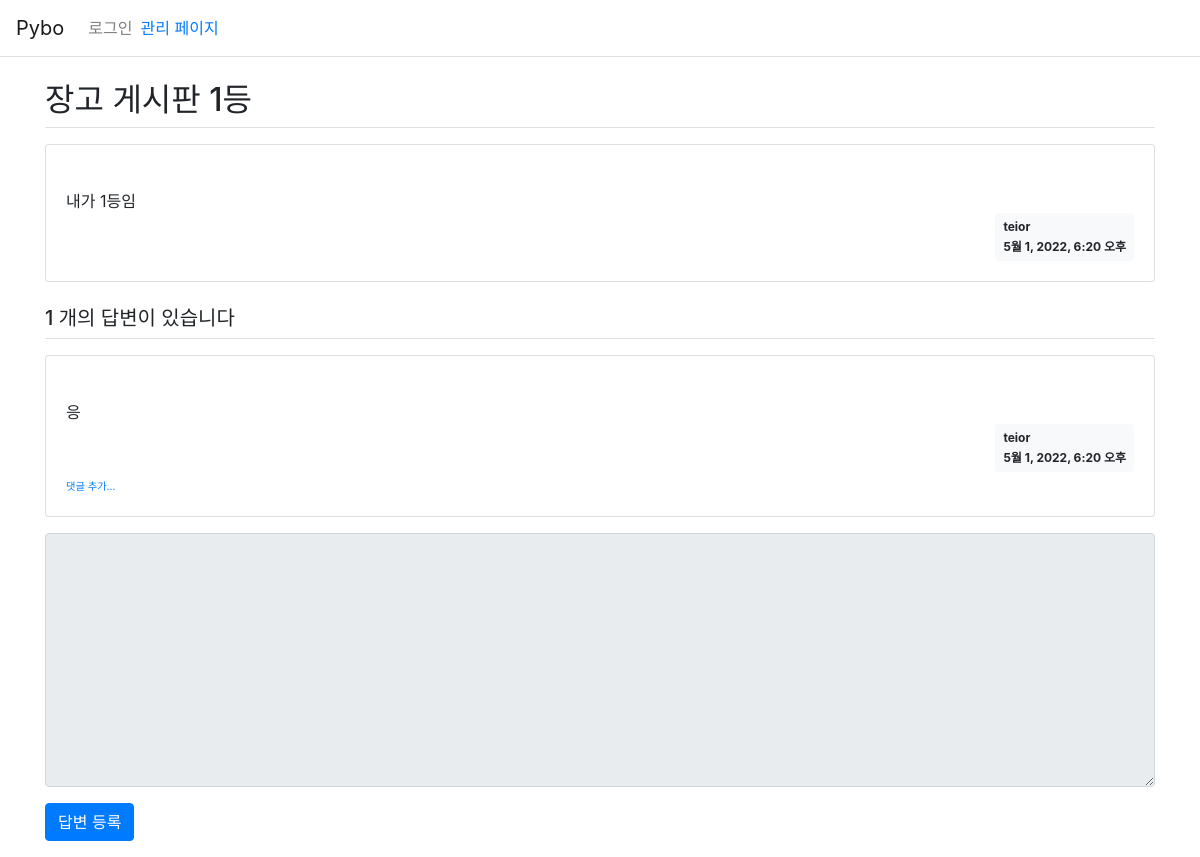
The page /pybo/307/ on the database its author committed.
### pybo/models.py (models this page shows, shortened)
class Question(models.Model):
    author = models.ForeignKey(User, on_delete=models.CASCADE)   # 계정 삭제시 데이터 전부 삭제
    subject = models.CharField(max_length=200)
    modify_date = models.DateTimeField(null=True, blank=True)     # 수정 일시
    content = models.TextField()
    create_date = models.DateTimeField()

class Answer(models.Model):
    author = models.ForeignKey(User, on_delete=models.CASCADE)
    question = models.ForeignKey(Question, on_delete=models.CASCADE)  # 질문 삭제시 해당 데이터 전부 삭제
    modify_date = models.DateTimeField(null=True, blank=True)          # 수정 일시
    content = models.TextField()
    create_date = models.DateTimeField()

### pybo/views.py (the view)
# urls.py: path('<int:question_id>/', views.detail, name='detail'),
def detail(request, question_id):
    question = get_object_or_404(Question, pk=question_id)
    context = {'question': question}
    return render(request, 'pybo/question_detail.html', context)

### templates/pybo/question_detail.html (shortened to what this page needs)
{% extends 'base.html' %}
{% block content %}
<div class="container my-3">
   <h2 class="border-bottom py-2">{{ question.subject }}</h2>
    <div class="card my-3">
        <div class="card-body">
            <div class="card-text" style="white-space: pre-line">
                {{ question.content }}
            </div>
            <div class="d-flex justify-content-end">
                <div class="badge badge-light p-2 text-left">
                      <div class="mb-2">{{ question.author.username }}</div>
                    <div>{{ question.create_date }}</div>
                </div>
            </div>
        </div>
    </div>
    <h5 class="border-bottom my-3 py-2">
        {{question.answer_set.count}} 개의 답변이 있습니다
    </h5>
    {% for answer in question.answer_set.all %}
    <div class="card my-3">
        <div class="card-body">
            <div class="card-text" style="white-space: pre-line;">
                {{ answer.content }}
            </div>
            <div class="d-flex justify-content-end">
                <div class="badge badge-light p-2 text-left">
                    <div class="mb-2">{{ question.author.username }}</div>
                    <div>{{ answer.create_date }}</div>
                </div>
            </div>
            <div>
                <a href="{% url 'pybo:comment_create_question' question.id %}" class="small"><small>댓글 추가...</small></a>
            </div>
        </div>
    </div>
    {% endfor %}
<form action="{% url 'pybo:answer_create' question.id %}" method="post" class="my-3">
        <div class="form-group">
            <textarea name="content" id="content"
                      {% if not user.is_authenticated %}disabled{% endif %}
                      class="form-control" rows="10"></textarea>
        </div>
        <input type="submit" value="답변 등록" class="btn btn-primary">
</form>
</div>
{% endblock %}

### rows shown on the page
Question: subject "장고 게시판 1등", content "내가 1등임", author.username "teior", create_date "5월 1, 2022, 6:20 오후", answer_set.count "1"
Answer: content "응", create_date "5월 1, 2022, 6:20 오후"
